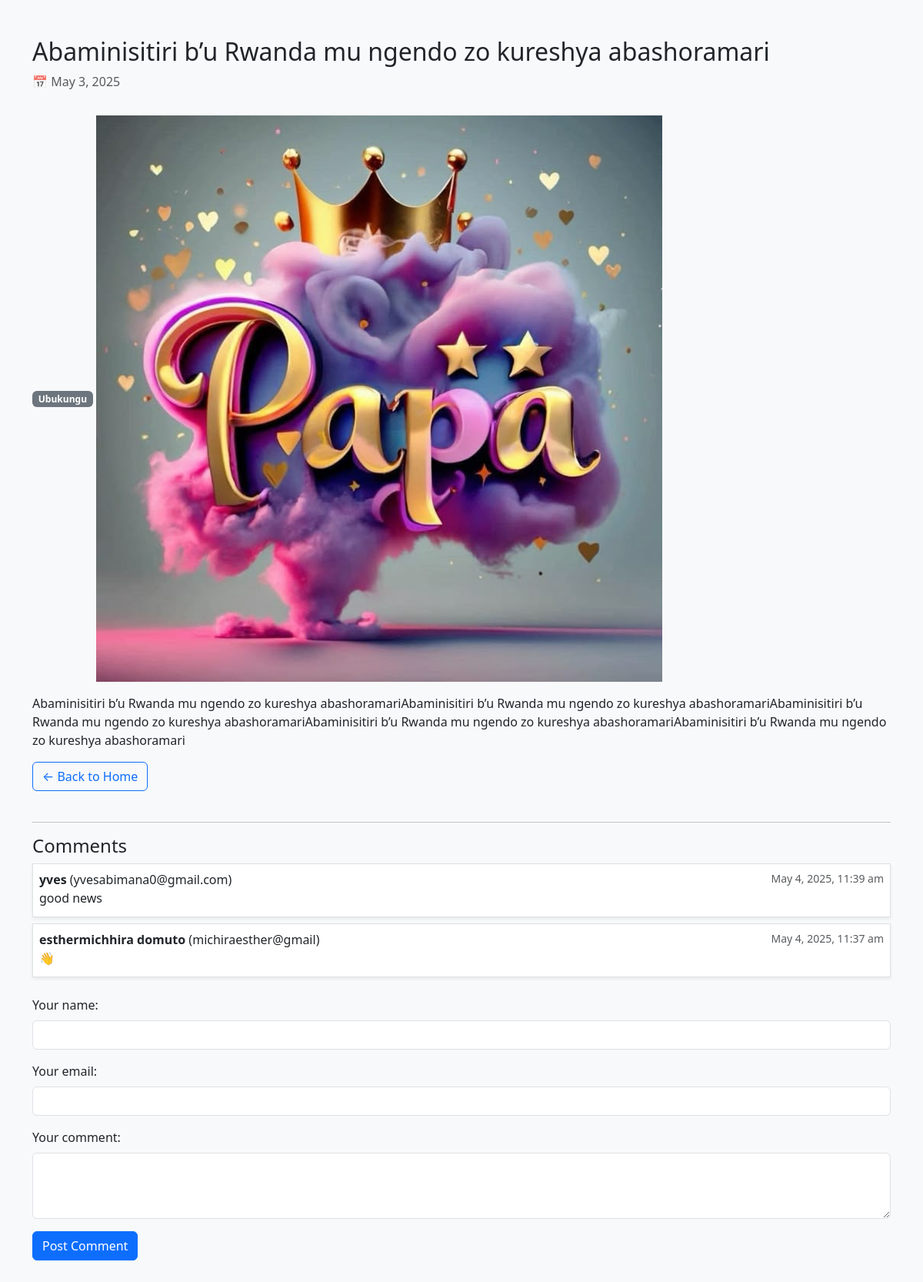
Page /news.php?id=1 on the committed database.
### tables this page shows
CREATE TABLE `news` (
  `id` int(11) NOT NULL,
  `title` varchar(255) NOT NULL,
  `content` text NOT NULL,
  `category` varchar(100) DEFAULT NULL,
  `image` varchar(255) DEFAULT NULL,
  `created_at` datetime DEFAULT current_timestamp()
);

CREATE TABLE `comments` (
  `id` int(11) NOT NULL,
  `news_id` int(11) NOT NULL,
  `name` varchar(100) NOT NULL,
  `email` varchar(255) NOT NULL,
  `comment` text NOT NULL,
  `created_at` timestamp NOT NULL DEFAULT current_timestamp()
);

### news.php (the view, shortened to what this page needs)
<?php
include 'db.php';
$newsId = isset($_GET['id']) ? intval($_GET['id']) : 0;
$stmt = $conn->prepare("SELECT * FROM news WHERE id = ?");
$stmt->bind_param("i", $newsId);
$stmt->execute();
$result = $stmt->get_result();
$article = $result->fetch_assoc();
$commentStmt = $conn->prepare("SELECT * FROM comments WHERE news_id = ? ORDER BY created_at DESC");
$commentStmt->bind_param("i", $newsId);
$commentStmt->execute();
$commentsResult = $commentStmt->get_result();
?>
<!DOCTYPE html>
<html>
<head>
    <link href="https://cdn.jsdelivr.net/npm/bootstrap@5.3.3/dist/css/bootstrap.min.css" rel="stylesheet">
</head>
<body class="bg-light">
<div class="container py-5">
    <h2><?= htmlspecialchars($article['title']) ?></h2>
    <p class="text-muted">📅 <?= date("F j, Y", strtotime($article['created_at'])) ?></p>
    <span class="badge bg-secondary"><?= htmlspecialchars($article['category']) ?></span>
    <?php if (!empty($article['image'])): ?>
        <img src="uploads/<?= htmlspecialchars($article['image']) ?>" class="img-fluid my-3">
    <?php endif; ?>
    <p><?= nl2br(htmlspecialchars($article['content'])) ?></p>
    <a href="index.php" class="btn btn-outline-primary mb-4">← Back to Home</a>
    <hr>
    <h4>Comments</h4>
    <?php if ($commentsResult->num_rows == 0): ?>
        <p class="text-muted">No comments yet. Be the first to comment!</p>
    <?php else: ?>
        <?php while ($com = $commentsResult->fetch_assoc()): ?>
            <div class="border p-2 mb-2 bg-white shadow-sm">
                <strong><?= htmlspecialchars($com['name']) ?></strong>
                (<?= htmlspecialchars($com['email']) ?>)
                <small class="text-muted float-end"><?= date("F j, Y, g:i a", strtotime($com['created_at'])) ?></small>
                <p class="mb-1"><?= nl2br(htmlspecialchars($com['comment'])) ?></p>
            </div>
        <?php endwhile; ?>
    <?php endif; ?>
    <form method="post" class="mt-4">
        <div class="mb-3">
            <label for="name" class="form-label">Your name:</label>
            <input type="text" name="name" id="name" class="form-control" required>
        </div>
        <div class="mb-3">
            <label for="email" class="form-label">Your email:</label>
            <input type="email" name="email" id="email" class="form-control" required>
        </div>
        <div class="mb-3">
            <label for="comment" class="form-label">Your comment:</label>
            <textarea name="comment" id="comment" class="form-control" rows="3" required></textarea>
        </div>
        <button type="submit" class="btn btn-primary">Post Comment</button>
    </form>
</div>
</body>
</html>

### rows in the picture
news: title "Abaminisitiri b’u Rwanda mu ngendo zo kureshya abashoramari", created_at "May 3, 2025", category "Ubukungu", image (picture), content "Abaminisitiri b’u Rwanda mu ngendo zo kureshya abashoramariAbaminisitiri b’u Rwanda mu ngendo zo kureshya abashoramariAbaminisitiri b’u Rwanda mu ngendo zo kureshya abashoramariAbaminisitiri b’u Rwanda mu ngendo zo kureshya abashoramariAbaminisitiri b’u Rwanda mu ngendo zo kureshya abashoramari"
comments: name "yves", email "yvesabimana0@gmail.com", created_at "May 4, 2025, 11:39 am", comment "good news"
comments: name "esthermichhira domuto", email "michiraesther@gmail", created_at "May 4, 2025, 11:37 am", comment "👋"
